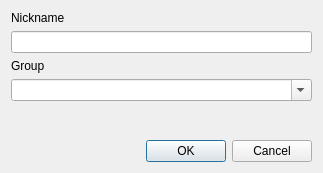
<?xml version="1.0" encoding="UTF-8"?>
<ui version="4.0">
 <class>UpdateContactInfoDialog</class>
 <widget class="QDialog" name="UpdateContactInfoDialog">
  <property name="geometry">
   <rect>
    <x>0</x>
    <y>0</y>
    <width>323</width>
    <height>173</height>
   </rect>
  </property>
  <property name="windowTitle">
   <string>Update Contact info</string>
  </property>
  <layout class="QVBoxLayout" name="verticalLayout">
   <item>
    <widget class="QLabel" name="label_2">
     <property name="text">
      <string>Nickname</string>
     </property>
    </widget>
   </item>
   <item>
    <widget class="QLineEdit" name="nicknameLineEdit"/>
   </item>
   <item>
    <widget class="QLabel" name="label">
     <property name="text">
      <string>Group</string>
     </property>
    </widget>
   </item>
   <item>
    <widget class="QComboBox" name="groupComboBox">
     <property name="editable">
      <bool>true</bool>
     </property>
    </widget>
   </item>
   <item>
    <spacer name="verticalSpacer">
     <property name="orientation">
      <enum>Qt::Vertical</enum>
     </property>
     <property name="sizeHint" stdset="0">
      <size>
       <width>20</width>
       <height>40</height>
      </size>
     </property>
    </spacer>
   </item>
   <item>
    <widget class="QDialogButtonBox" name="buttonBox">
     <property name="orientation">
      <enum>Qt::Horizontal</enum>
     </property>
     <property name="standardButtons">
      <set>QDialogButtonBox::Cancel|QDialogButtonBox::Ok</set>
     </property>
    </widget>
   </item>
  </layout>
 </widget>
 <resources/>
 <connections>
  <connection>
   <sender>buttonBox</sender>
   <signal>accepted()</signal>
   <receiver>UpdateContactInfoDialog</receiver>
   <slot>accept()</slot>
   <hints>
    <hint type="sourcelabel">
     <x>248</x>
     <y>254</y>
    </hint>
    <hint type="destinationlabel">
     <x>157</x>
     <y>274</y>
    </hint>
   </hints>
  </connection>
  <connection>
   <sender>buttonBox</sender>
   <signal>rejected()</signal>
   <receiver>UpdateContactInfoDialog</receiver>
   <slot>reject()</slot>
   <hints>
    <hint type="sourcelabel">
     <x>316</x>
     <y>260</y>
    </hint>
    <hint type="destinationlabel">
     <x>286</x>
     <y>274</y>
    </hint>
   </hints>
  </connection>
 </connections>
</ui>
